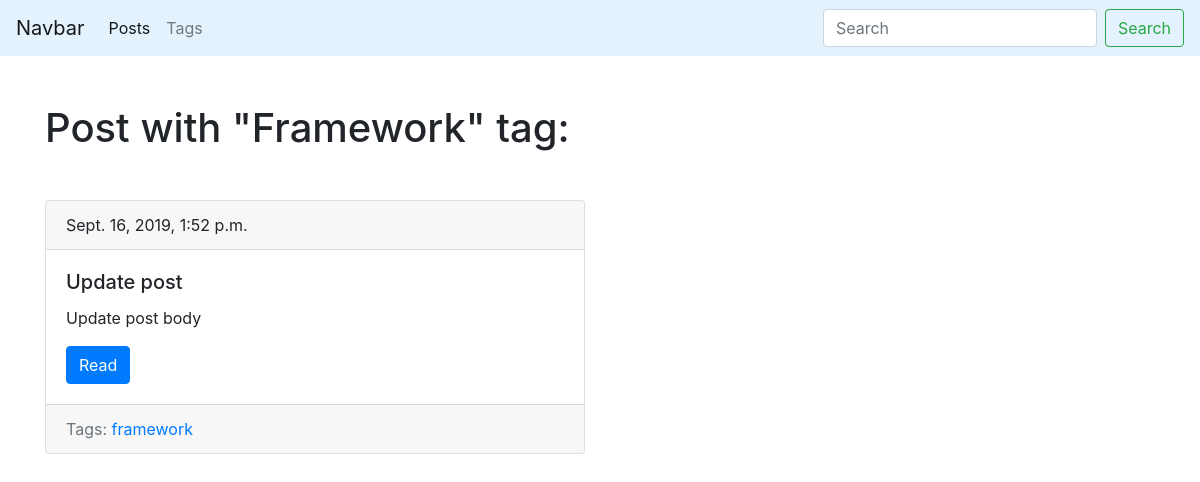
/blog/tag/framework/, run on an earlier commit of the app's database.
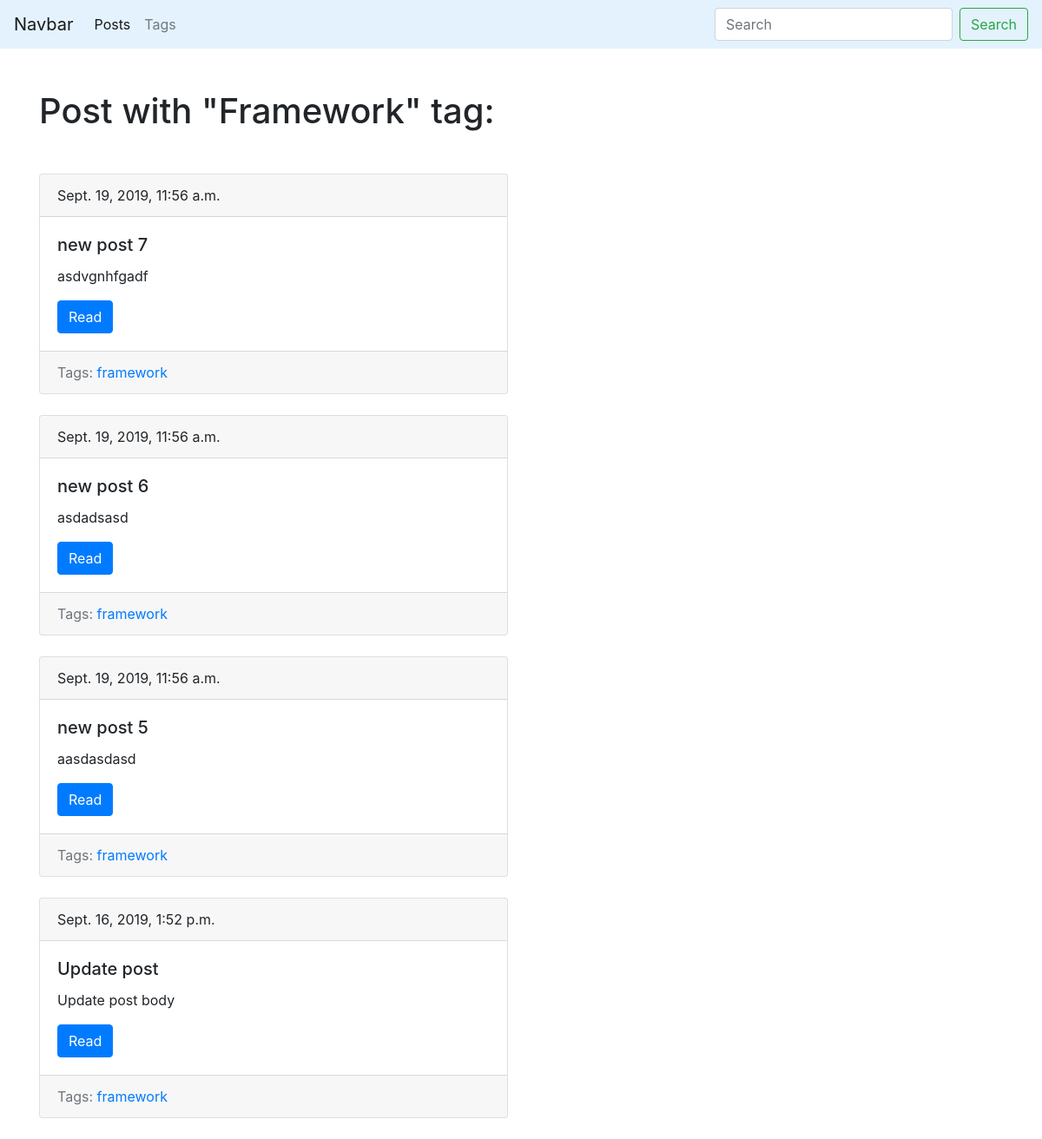
And on a later commit of the database.
### blog/models.py (models this page shows, shortened)
class Tag(models.Model):
    title = models.CharField(max_length=50)
    slug = models.SlugField(max_length=50, unique=True)
    def get_absolute_url(self):
        return reverse('tag_detail_url', kwargs={'slug': self.slug})
    class Meta:
        ordering = ['title']

class Post(models.Model):
    title = models.CharField(max_length=150, db_index=True)
    slug = models.SlugField(max_length=150, blank=True, unique=True)
    body = models.TextField(blank=True, db_index=True)
    tags = models.ManyToManyField('Tag', blank=True, related_name='posts')
    date_pub = models.DateTimeField(auto_now_add=True)
    def get_absolute_url(self):
        return reverse('post_detail_url', kwargs={'slug': self.slug})
    class Meta:
        ordering = ['-date_pub']

### blog/views.py (the view)
# urls.py: path('tag/<str:slug>/', TagDetail.as_view(), name='tag_detail_url'),
class TagDetail(ObjectDetailMixin, View):
    model = Tag
    template = 'blog/tag_detail.html'

### blog/utils.py (called while the page is built)
    def get(self, request, slug):
        obj = get_object_or_404(self.model, slug__iexact=slug)
        return render(request, self.template, context=
        {
            self.model.__name__.lower(): obj,
            'admin_object': obj, 'detail': True
        })

### blog/templates/blog/tag_detail.html (shortened to what this page needs)
{% extends 'blog/base_blog.html' %}
{% block content %}
    <h1 class="mb-5">Post with "{{ tag.title|title }}" tag:</h1>
    {% for post in tag.posts.all %}
        {% include 'blog/includes/post_cad_template.html' %}
    {% endfor %}
{% endblock %}

### blog/templates/blog/base_blog.html (shortened to what this page needs)
{% extends 'base.html' %}

### templates/base.html (shortened to what this page needs)
{% load static %}
<!DOCTYPE html>
<html lang="en">
<head>
    <link rel="stylesheet" href="https://stackpath.bootstrapcdn.com/bootstrap/4.3.1/css/bootstrap.min.css">
    <link rel="stylesheet"href="{% static 'css/styles.css' %}">
</head>
<body>
    <nav class="navbar navbar-expand-lg navbar-light" style="background-color: #e3f2fd;">
        <a class="navbar-brand" href="#">Navbar</a>
        <div class="collapse navbar-collapse" id="navbarSupportedContent">
            <ul class="navbar-nav mr-auto">
                <li class="nav-item active">
                    <a class="nav-link" href="{% url 'posts_list_url' %}">Posts </a>
                </li>
                <li class="nav-item">
                    <a class="nav-link" href="{% url 'tags_list_url' %}">Tags</a>
                </li>
            </ul>
            <form class="form-inline my-2 my-lg-0" action="{% url 'posts_list_url' %}">
                <input class="form-control mr-sm-2" type="search" placeholder="Search" aria-label="Search" name="search">
                <button class="btn btn-outline-success my-2 my-sm-0" type="submit">Search</button>
            </form>
        </div>
    </nav>
    <div class="container mt-5">
        <div class="row">
            <div class="col-6 offset-m-2">
                {% block content %}{% endblock %}
            </div>
        </div>
    </div>
</body>
</html>

### blog/templates/blog/includes/post_cad_template.html
<div class="card mb-4 " >
    <div class="card-header">
        {{ post.date_pub }}
    </div>
    <div class="card-body">
        <h5 class="card-title">{{ post.title }}</h5>
        <p class="card-text">{{ post.body|truncatewords:15 }}</p>
        <a href="{{ post.get_absolute_url }}" class="btn btn-primary">Read</a>
    </div>
    <div class="card-footer text-muted">
        Tags:
        {% for tag in post.tags.all %}
            <a href="{{ tag.get_absolute_url}}">{{ tag.title }}</a>
        {% endfor %}
    </div>
</div>

What changed in the data, as far as the page shows it:
added Post: date_pub "Sept. 19, 2019, 11:56 a.m.", title "new post 7", body "asdvgnhfgadf", Tag (title "framework")
added Post: date_pub "Sept. 19, 2019, 11:56 a.m.", title "new post 6", body "asdadsasd", Tag (title "framework")
added Post: date_pub "Sept. 19, 2019, 11:56 a.m.", title "new post 5", body "aasdasdasd", Tag (title "framework")
